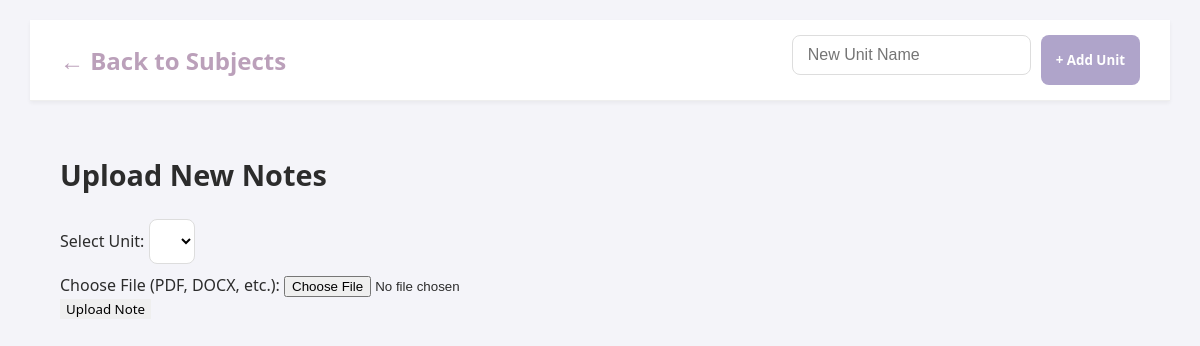
Before: /units/5 with the older database file.
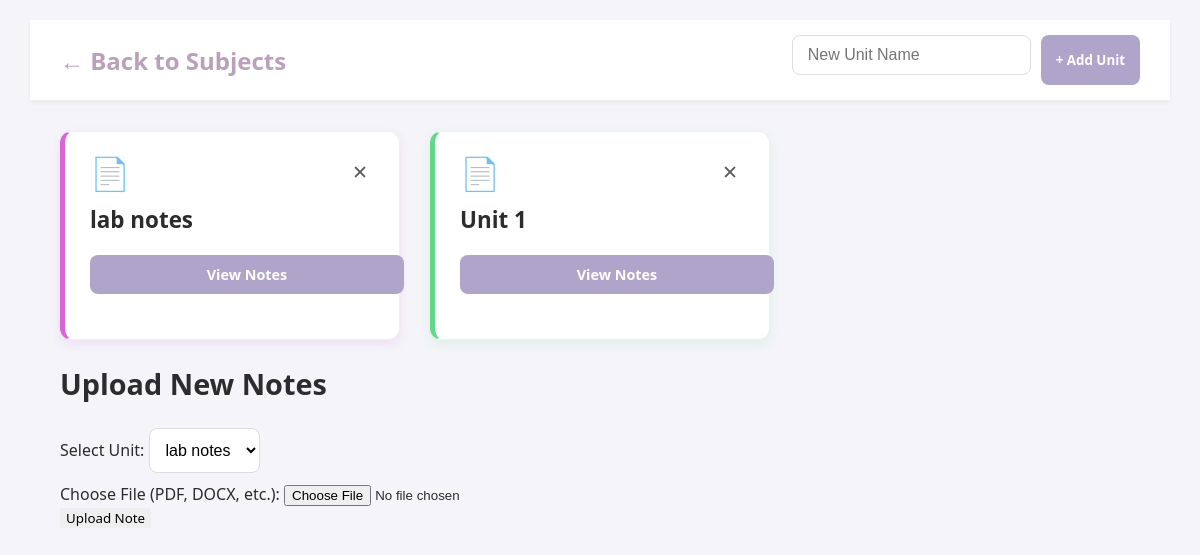
After: the same page with the newer database file.
### tables this page shows
CREATE TABLE Units(
    id INTEGER PRIMARY KEY AUTOINCREMENT,
    subject_id INTEGER NOT NULL,
    units TEXT NOT NULL,
    FOREIGN KEY (subject_id) REFERENCES Subjects(id)
  );

### app.py (the view)
@app.route('/units/<int:subject_id>')
def units(subject_id):
  conn=sqlite3.connect("notesapp.db")
  c=conn.cursor()
  c.execute("SELECT name FROM Subjects WHERE id=?",(subject_id,))
  subject=c.fetchone()
  c.execute("SELECT id,units FROM Units WHERE subject_id=?",(subject_id,))
  Units=c.fetchall()
  conn.close()
  return render_template("units.html",Units=Units,subject_id=subject_id)

### templates/units.html (shortened to what this page needs)
<!DOCTYPE html>
<html>
<head>
    <link rel="stylesheet" href="{{ url_for('static',filename='css/style.css') }}">
</head>
<body>
    <div class="dashboard-container units-page-container">
        <header class="main-header">
            <a href="{{ url_for('dashboardteach') }}" class="back-link app-logo">
                ← Back to Subjects
            </a>
            <div class="header-actions">
                <form method="POST" action="{{ url_for('addunits', subject_id=subject_id) }}" class="add-subject-form">
                    <input type="text" name="unitname" placeholder="New Unit Name" required class="input-field">
                    <button type="submit" class="add-subject-btn">+ Add Unit</button>
                </form>
            </div>
        </header>
        <main class="dashboard-main">
            <div class="subject-grid unit-grid">
              {% for id, unit in Units %}
                <div class="subject-card card-style-{{ loop.index % 3 }}">
                    <div class="subject-card-header">
                        <span class="subject-card-icon">📄</span>
                        <form method="POST" action="{{ url_for('deleteunits', unit_id=id, subject_id=subject_id) }}" class="delete-form">
                            <button type="submit" class="delete-btn" title="Delete Unit">✕</button>
                        </form>
                    </div>
                    <h3 class="subject-title">{{ unit }}</h3>
                    <div class="subject-meta">
                        <a href="{{ url_for('notes', unit_id=id) }}" class="explore-btn">
                            View Notes
                        </a>
                    </div>
                </div>
              {% endfor %}
            </div>
            <h2 class="section-title upload-section-title">Upload New Notes</h2>
            <div class="upload-notes-box action-card">
                <form action="{{ url_for('upload_note', subject_id=subject_id) }}" method="POST" enctype="multipart/form-data" class="upload-form">
                    <div class="upload-form-inputs">
                        <div class="form-group">
                            <label for="unit_id" class="form-label">Select Unit:</label>
                            <select name="unit_id" required class="select-field">
                                {% for id, unit in Units %}
                                    <option value="{{ id }}">{{ unit }}</option>
                                {% endfor %}
                            </select>
                        </div>
                        <div class="form-group">
                            <label for="file" class="form-label">Choose File (PDF, DOCX, etc.):</label>
                            <input type="file" name="file" required class="file-input">
                        </div>
                    </div>
                    <button type="submit" class="primary-btn upload-btn">Upload Note</button>
                </form>
            </div>
        </main>
    </div>
</body>
</html>

Changed rows visible on the page:
added Units: units "lab notes"
added Units: units "Unit 1"
Other visible differences:
form field unit_id: (not shown) → "lab notes"
